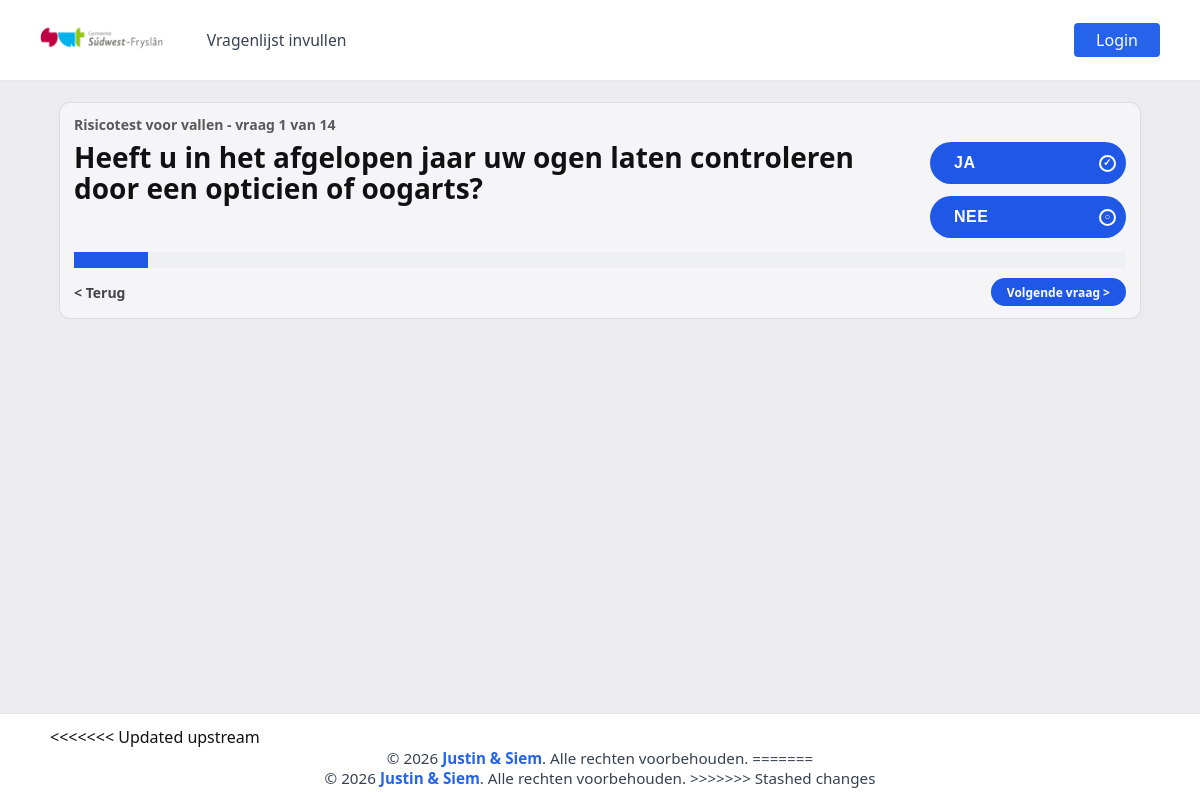
The page /vragen/ on the database as committed earlier.
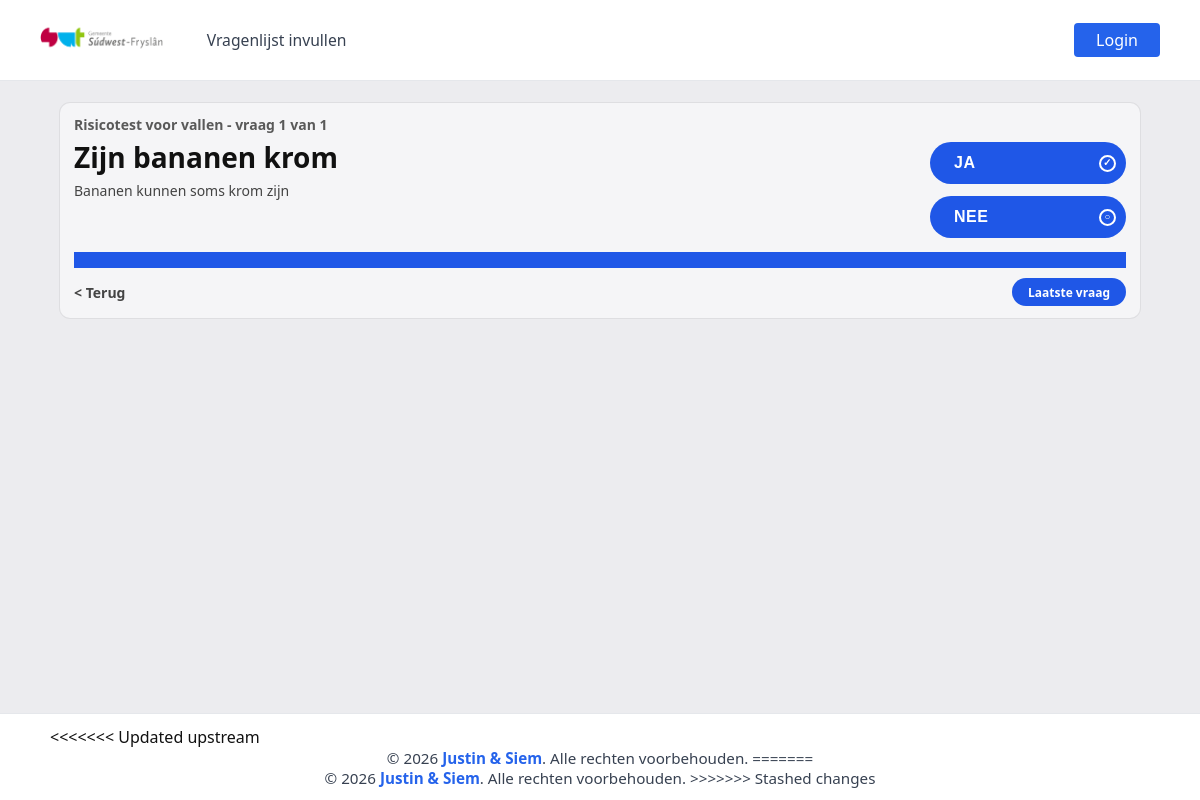
The same page on the database as committed later.
### home/models.py (models this page shows, shortened)
class Vragen(models.Model):
	vraag = models.CharField(max_length=255)
	extra_info = models.CharField(max_length=255, blank=True)
	weging = models.IntegerField()
	volgorde = models.IntegerField()

### vragen/views.py (the view, shortened to what this page needs)
# urls.py: path('', views.index, name='index'),
def index(request):
    if request.GET.get("opnieuw") == "1":
        request.session.pop(SESSION_KEY_VOLTOOID, None)
        request.session.pop(SESSION_KEY_ANTWOORD_IDS, None)
    vragen_lijst = list(Vragen.objects.order_by("volgorde", "id"))
    totaal = len(vragen_lijst)
    huidige_index = _parse_index(request.GET.get("stap"), totaal)
    huidige_vraag = vragen_lijst[huidige_index]
    extra_info_regels = [
        regel.strip()
        for regel in (huidige_vraag.extra_info or "").splitlines()
        if regel.strip()
    ]
    extra_info_intro = extra_info_regels[0] if extra_info_regels else ""
    extra_info_subtitel = extra_info_regels[1] if len(extra_info_regels) > 1 else ""
    extra_info_punten = [
        regel.lstrip("-• ").strip()
        for regel in extra_info_regels[2:]
        if regel.lstrip("-• ").strip()
    ]
    is_klaar = request.GET.get("klaar") == "1"
    voortgang = int(((huidige_index + 1) / totaal) * 100)
    return render(
        request,
        "vragen/vragen.html",
        {
            "heeft_vragen": True,
            "vraag": huidige_vraag,
            "extra_info_intro": extra_info_intro,
            "extra_info_subtitel": extra_info_subtitel,
            "extra_info_punten": extra_info_punten,
            "stap": huidige_index + 1,
            "totaal": totaal,
            "voortgang": voortgang,
            "kan_terug": huidige_index > 0,
            "terug_stap": huidige_index - 1,
            "is_laatste": huidige_index == totaal - 1,
            "is_klaar": is_klaar,
        },
    )

### vragen/views.py (called while the page is built)
def _parse_index(raw_value: str, total: int) -> int:
    try:
        value = int(raw_value)
    except (TypeError, ValueError):
        value = 0
    if total <= 0:
        return 0
    return max(0, min(value, total - 1))

### vragen/templates/vragen/vragen.html (shortened to what this page needs)
{% extends 'base.html' %} {% load static %}  {% block extra_head %}
<link rel="stylesheet" href="{% static 'vragen/vragen.css' %}" />
{% endblock %} {% block content %}
<main class="vragen-wrap">
  <section class="vragen-card" aria-label="Risicotest voor vallen">
    {% if not heeft_vragen %}
    <h1>Risicotest voor vallen</h1>
    <p class="vragen-step">Er staan nog geen vragen in de database.</p>
    {% else %}
    <p class="vragen-step">
      Risicotest voor vallen - vraag {{ stap }} van {{ totaal }}
    </p>
    <div class="vragen-body">
      <div class="vraag-blok">
        <h2>{{ vraag.vraag }}</h2>
        {% if extra_info_intro %}
        <p class="vraag-info">{{ extra_info_intro }}</p>
        {% endif %}
      </div>
      <form method="post" class="keuze-form" aria-label="Kies ja of nee">
        <button class="btn-keuze" type="submit" name="keuze" value="ja">
          JA
          <span class="btn-icon" aria-hidden="true">&#10003;</span>
        </button>
        <button class="btn-keuze" type="submit" name="keuze" value="nee">
          NEE
          <span class="btn-icon" aria-hidden="true">&#9675;</span>
        </button>
      </form>
    </div>
    <div class="progress" aria-hidden="true">
      <div class="progress-bar" style="width: {{ voortgang }}%"></div>
      <span class="progress-label" style="left: calc({{ voortgang }}% - 18px)"
        >{{ voortgang }}%</span
      >
    </div>
    <div class="vragen-nav">
      {% if kan_terug %}
      <a class="link-nav" href="/vragen/?stap={{ terug_stap }}">&lt; Terug</a>
      {% else %}
      <span class="link-nav" aria-hidden="true">&lt; Terug</span>
      {% endif %} {% if is_laatste %}
      <span class="btn-nav" aria-hidden="true">Laatste vraag</span>
      {% else %}
      <a class="btn-nav" href="/vragen/?stap={{ stap }}">Volgende vraag &gt;</a>
      {% endif %}
    </div>
    {% endif %}
  </section>
</main>
{% endblock %}

Rows that differ between the two databases and show on the page:
removed Vragen: vraag "Heeft u in het afgelopen jaar uw ogen laten controleren door een opticien of oogarts?"
added Vragen: vraag "Zijn bananen krom", extra_info "Bananen kunnen soms krom zijn"
Other text that changed with them:
{{ totaal }}: "14" → "1"
{{ voortgang }}: 7 → 100 (drawn)
text no longer shown: "Volgende vraag >"
text now shown: "Laatste vraag"
